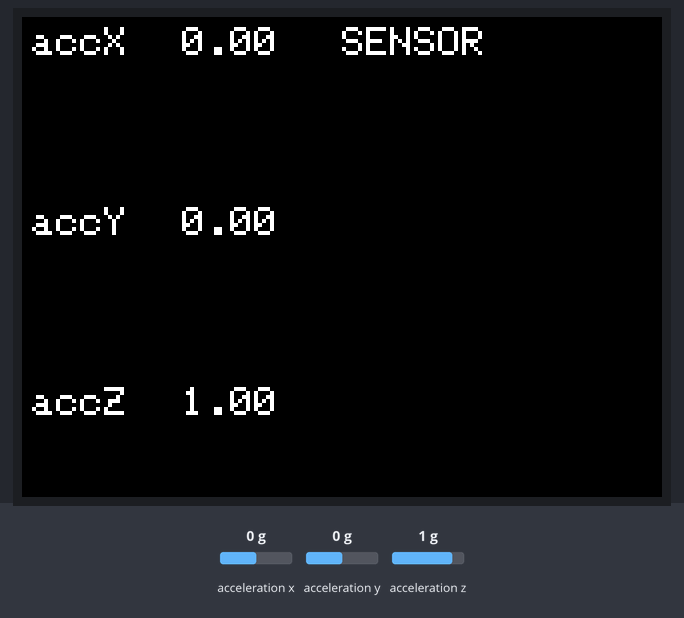
The sketch below on a simulated ESP32. Parts: 320×240 colour display. Inputs (shaded band) come from the test bench; at power-on: acceleration x 0 g, acceleration y 0 g, acceleration z 1 g.

Above: at 1.4 s.
1.5 s: acceleration x set to -1.4 g
At 2.6 s:
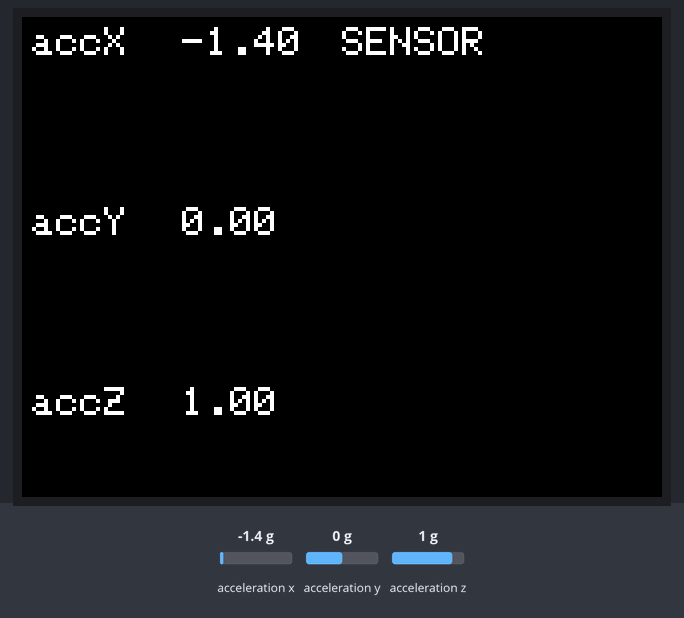
3.0 s: acceleration y set to -1.4 g
At 3.8 s:
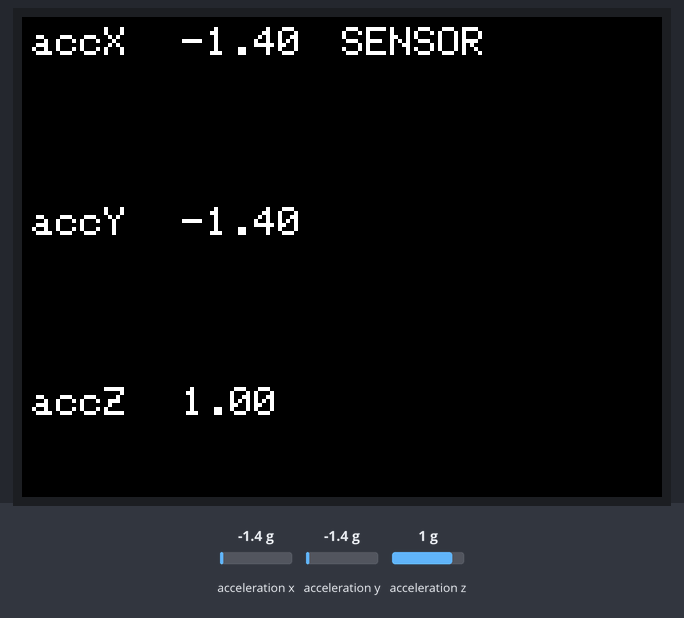
4.5 s: acceleration z set to -1.4 g
At 4.9 s:
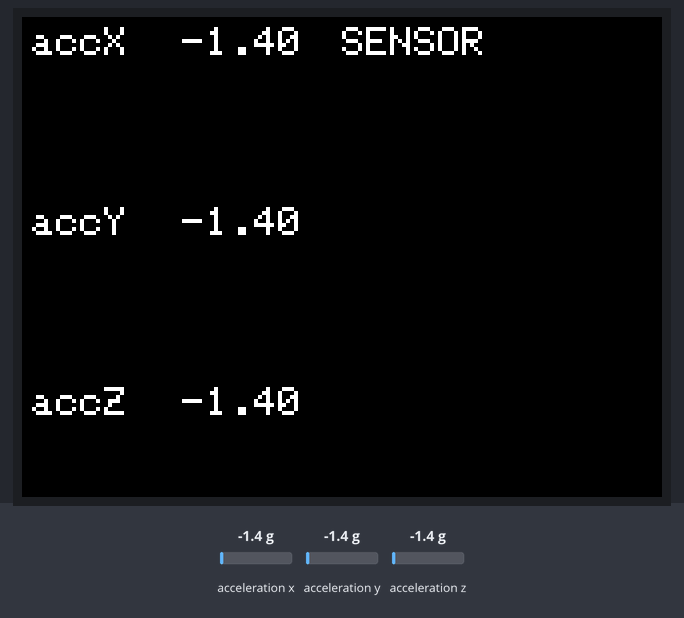
6.0 s: acceleration x set to -0.8 g
At 7.1 s:
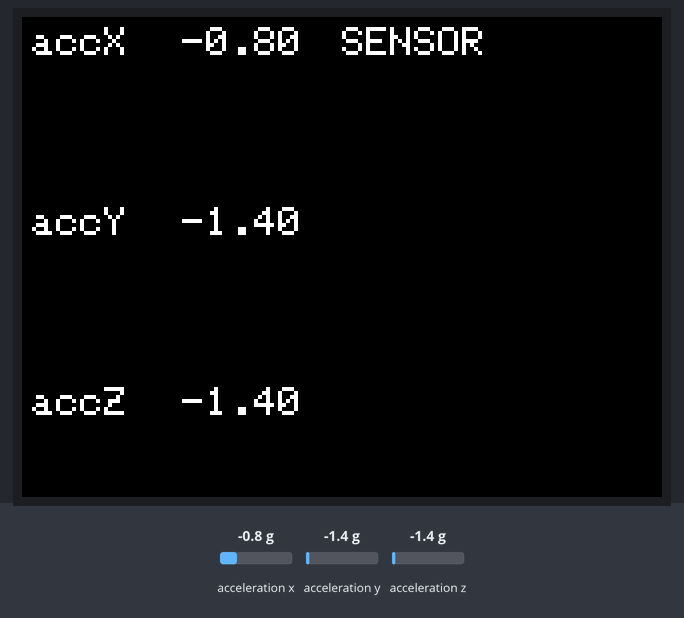
Timing chart, 0 to 8.5 s (numbered marks = the images above; inputs shaded):
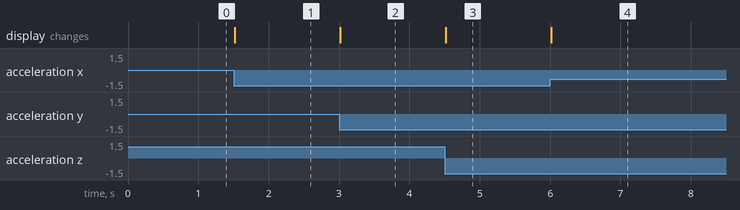

Measured:
- after the input at 1.5 s, the display: changes at once (image 1)
- after the input at 3.0 s, the display: changes at once (image 2)
- after the input at 4.5 s, the display: changes at once (image 3)
- after the input at 6.0 s, the display: changes at once (image 4)

The sketch:

2_1_0_acc_xyz.ino
```cpp
#include <M5Core2.h>

//センサの情報をいれる変数
float accX = 0;
float accY = 0;
float accZ = 0;

void setup() {
  //M5の機能を使い始める
  M5.begin();
  //M5のセンサを使い始める
  //IMU（慣性計測ユニット。加速度センサとジャイロセンサ）
  M5.IMU.Init();

  //背景の色
  M5.Lcd.fillScreen(BLACK);
  //テキスト色、テキスト背景色
  M5.Lcd.setTextColor(WHITE, BLACK);
  //テキストサイズ
  M5.Lcd.setTextSize(2);

  //座標
  M5.Lcd.setCursor(160, 5);
  //文字
  M5.Lcd.print("SENSOR");
}

void loop() {
  //センサ情報を変数にいれる
  M5.IMU.getAccelData(&accX, &accY, &accZ);

  //加速度センサ X軸
  //座標
  M5.Lcd.setCursor(5, 5);
  //文字
  M5.Lcd.print("accX");
  //座標
  M5.Lcd.setCursor(80, 5);
  //変数を文字として
  M5.Lcd.print(accX);

  //加速度センサ Y軸
  M5.Lcd.setCursor(5, 95);
  M5.Lcd.print("accY");
  M5.Lcd.setCursor(80, 95);
  M5.Lcd.print(accY);

  //加速度センサ Z軸
  M5.Lcd.setCursor(5, 185);
  M5.Lcd.print("accZ");
  M5.Lcd.setCursor(80, 185);
  M5.Lcd.print(accZ);
}
```
